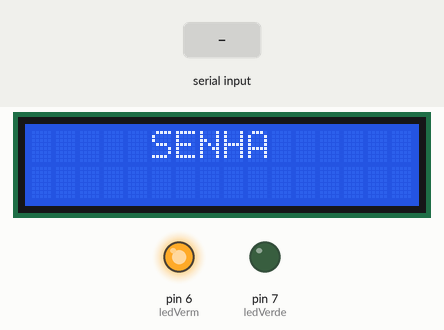
A sketch run on a simulated Arduino Uno, built with avr-gcc and run on an emulated ATmega328P. Parts: 16×2 character LCD, output pins drawn as LEDs (lit = HIGH). Inputs (shaded band) come from the test bench.

Above: at 4.7 s.
4.8 s: "lock" received over Serial
At 6.0 s:
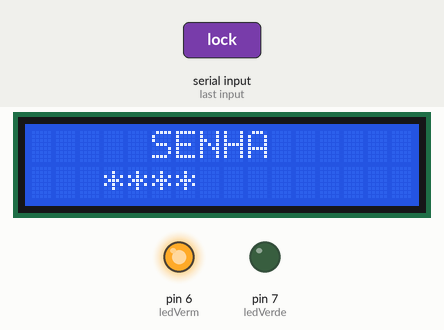
6.3 s: "066695" received over Serial
At 6.8 s:
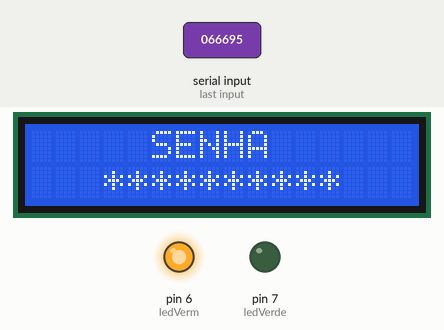
7.8 s: "definir" received over Serial
At 8.6 s:
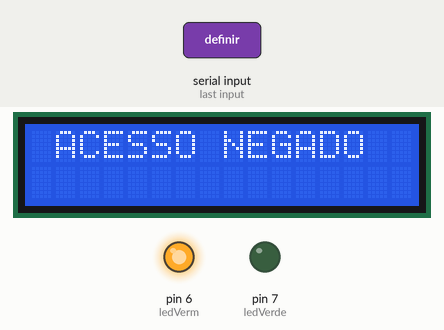
Timing chart, 0 to 10.8 s (numbered marks = the images above; inputs shaded):
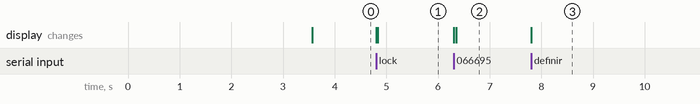

The sketch:

lock.ino
```cpp
//Tranca Eletronica
//Autor: manogray

//#include <Keypad.h>
#include <LiquidCrystal.h>

//const byte Coluna = 3;
//const byte Linha = 3;

//int i = 3;

//char Teclas[Linha][Coluna] = {
//    {'1','2','3'},
//    {'4','5','6'},
//    {'7','8','9'}
//};

//byte Pino_linha[Linha] = {13,10,9};

//byte Pino_coluna[Coluna] = {8,7,6};

LiquidCrystal lcd(12,11,5,4,3,2);
//Keypad keypad = Keypad(makeKeymap(Teclas),Pino_linha,Pino_coluna,Linha,Coluna);

int ledVerm = 6;
int ledVerde = 7;
String senhaAtual = "281295";
String senha = "";
int contador = 3;

String modo = "lock";

void setup(){
    Serial.begin(9600);
    pinMode(ledVerm,OUTPUT);
    pinMode(ledVerde,OUTPUT);
    digitalWrite(ledVerm,HIGH);
    lcd.begin(16,2);
    lcd.setCursor(0,0);
    lcd.print("Trava Eletronica");
    lcd.setCursor(2,1);
    lcd.print("by: manogray");
    delay(3500);
    lcd.clear();
}

void exibeMensagem(int coluna, int linha, String mensagem){
  lcd.setCursor(coluna,linha);
  lcd.print(mensagem);
}

void ascendeApaga(int ascende,int apaga){
  digitalWrite(ascende,HIGH);
  digitalWrite(apaga,LOW);
}

void destravar(){
  exibeMensagem(0,0,"ACESSO PERMITIDO");
  ascendeApaga(ledVerde,ledVerm);
}

void travar(){

}

void limpaBuffer(){
  senha = "";
  contador = 3;
  lcd.clear();
}

void loop(){

    if(modo == "lock"){
      exibeMensagem(5,0,"SENHA");
    }else if(modo == "definir"){
      exibeMensagem(0,0,"DIGITE UMA SENHA");
    }

    ascendeApaga(ledVerm,ledVerde);

    lcd.setCursor(contador,1);

    while(Serial.available() > 0){
      char caractere;
      caractere = Serial.read();
      if(caractere != 'd'){
        senha.concat(caractere);
        lcd.print('*');
        contador++;
        delay(10);
      }else {
        lcd.clear();
        if(senha == senhaAtual && modo == "lock"){
          destravar();
          delay(8000);
          travar();
          limpaBuffer();
        }else if(senha == "066695"){
          modo = "definir";
          limpaBuffer();
        }else if(modo == "definir"){
          senhaAtual = senha;
          ascendeApaga(ledVerde,ledVerm);
          exibeMensagem(1,0,"SENHA ALTERADA");
          modo = "lock";
          delay(3000);
          limpaBuffer();
        }else{
          exibeMensagem(1,0,"ACESSO NEGADO");
          ascendeApaga(ledVerm,ledVerde);
          delay(5000);
          limpaBuffer();
        }
      }
    }


    /*
    char teclaPressionada = keypad.getKey();
    if(teclaPressionada != NO_KEY){
        lcd.setCursor(i,1);
        lcd.print(teclaPressionada);
        i++;
    }*/
}
```

Measured:
- after the input at 4.8 s, the display: first changes at once (image 1 shows a later state)
- after the input at 6.3 s, the display: first changes at once (image 2 shows a later state)
- after the input at 7.8 s, the display: changes at once (image 3)
